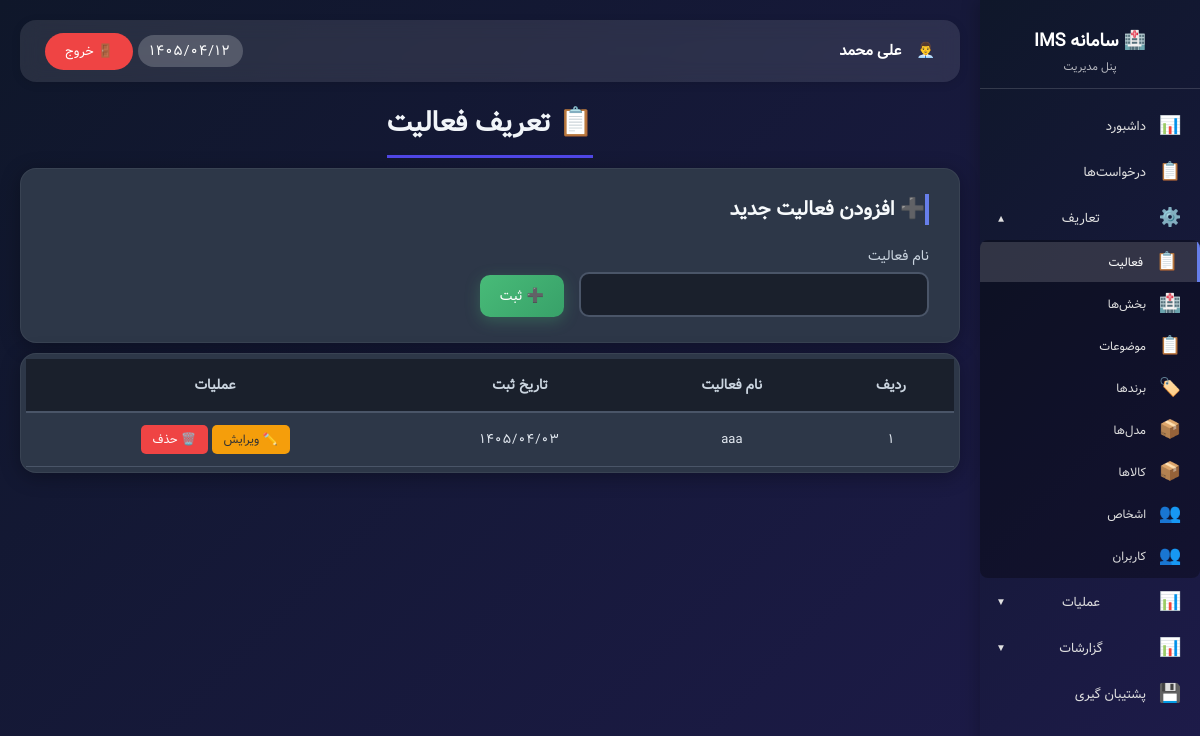
The app's page /admin_activities.php (signed in), older data.
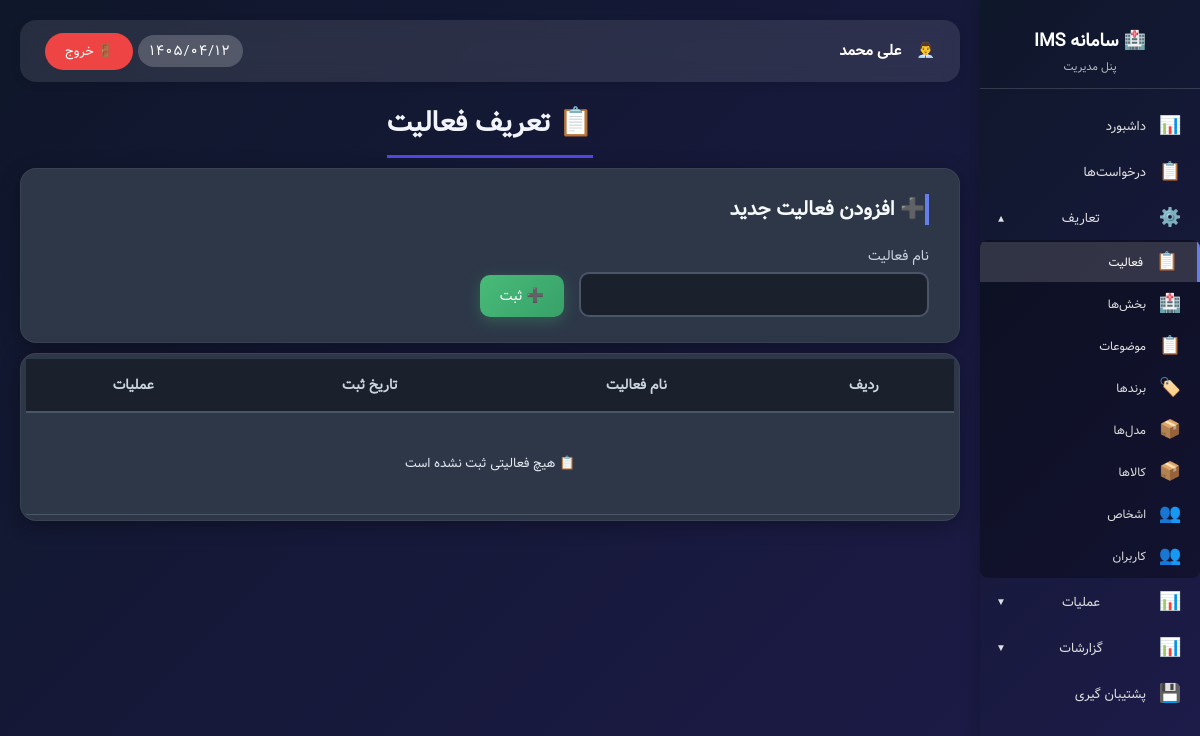
The same page, newer data.
### tables this page shows
CREATE TABLE `activities` (
  `id` int NOT NULL AUTO_INCREMENT,
  `name` varchar(100) NOT NULL,
  `created_at` varchar(50) DEFAULT NULL,
  PRIMARY KEY (`id`)
);

### assets/jdf.php (called while the page is built, shortened)
<?php
function fa_number($number) {
    $persian = ['۰', '۱', '۲', '۳', '۴', '۵', '۶', '۷', '۸', '۹'];
    $english = ['0', '1', '2', '3', '4', '5', '6', '7', '8', '9'];
    return str_replace($english, $persian, $number);
}
?>

### functions.php (called while the page is built, shortened)
<?php
function hasPermission($permission_key) {
    if (isset($_SESSION['user_id']) && $_SESSION['user_id'] == 1) {
        return true;
    }
    return true;
}
function canEditActivities() { return hasPermission('activities_edit'); }
function canDeleteActivities() { return hasPermission('activities_delete'); }
?>

### admin_activities.php (the view, shortened to what the changed rows need)
<?php
require_once 'config/config.php';
require_once 'assets/jdf.php';
require_once 'functions.php';
$db = getDB();
$activities = $db->query("SELECT * FROM activities ORDER BY name ASC")->fetchAll();
?>
<!DOCTYPE html>
<html lang="fa" dir="rtl">
<head>
</head>
<body>
<div class="admin-wrapper">
    <?php include 'sidebar.php'; ?>
    <div class="main-content">
        <div class="main-title">
            <h1>📋 تعریف فعالیت</h1>
        </div>
        <div class="add-card">
            <h2>➕ افزودن فعالیت جدید</h2>
        </div>
        <div class="activities-table data-table">
            <table>
                <thead>
                <tr>
                    <th>ردیف</th>
                    <th>نام فعالیت</th>
                    <th>تاریخ ثبت</th>
                    <th>عملیات</th>
                </tr>
                </thead>
                <tbody>
                <?php if (empty($activities)): ?>
                    <tr>
                        <td colspan="4" style="text-align: center; padding: 40px;">📋 هیچ فعالیتی ثبت نشده است</td>
                    </tr>
                <?php else: ?>
                    <?php $row_num = 1; foreach ($activities as $activity): ?>
                        <tr id="activity_<?php echo $activity['id']; ?>">
                            <td><?php echo fa_number($row_num); ?></td>
                            <td><?php echo htmlspecialchars($activity['name']); ?></td>
                            <td class="date"><?php echo fa_number(htmlspecialchars($activity['created_at'])); ?></td>
                            <td class="action-buttons">
                                <?php if (canEditActivities()): ?>
                                <button class="edit-btn" onclick='openEditModal(<?php echo $activity['id']; ?>)'>✏️ ویرایش</button>
                                <?php endif; ?>
                                <?php if (canDeleteActivities()): ?>
                                <button class="delete-btn" onclick="confirmDelete(<?php echo $activity['id']; ?>, '<?php echo htmlspecialchars($activity['name']); ?>')">🗑️ حذف</button>
                                <?php endif; ?>
                            </td>
                        </tr>
                        <?php $row_num++; ?>
                    <?php endforeach; ?>
                <?php endif; ?>
                </tbody>
            </table>
        </div>
    </div>
</div>
</body>
</html>

Row changes from the older to the newer data that the page shows:
removed activities: row_num "۱", name "aaa", created_at "۱۴۰۵/۰۴/۰۳"
Text that changed along with them:
text now shown: "📋 هیچ فعالیتی ثبت نشده است"
